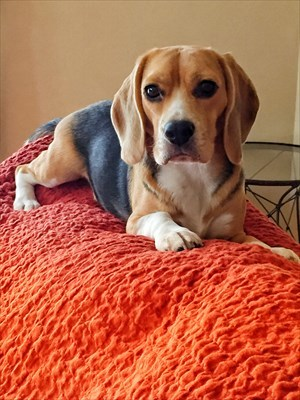
#> input picture DeepLearning4ComputerVisionWithPython/8/beagle.jpg, 300 x 400 px
$ jupyter execute linear_example.ipynb
#> lines starting #> are read from the running program, lines starting #| are printed output that depends on the picture; after the words box and inside, x2 and y2 are one past the last pixel; in counts of white or black regions, pixels touching at a corner belong together
[cell 1]
import numpy as np
import cv2
import math

labels = ["dog", "cat"]
np.random.seed(1)

W = np.random.randn(3, 3072)
b = np.random.randn(3)

orig = cv2.imread("beagle.jpg")
#> orig is the input picture: shape (400, 300, 3); mean B, G, R 74.8, 102, 179.6
image = cv2.resize(orig, (32, 32)).flatten()
#> image = 3072 values, max 255 at index 1073, min 0 at index 2238, mean 117.9

scores = W.dot(image) + b
#> scores = [9201, -1946, -1077.9]

[cell 2]
for (label, score) in zip(labels, scores):
    print("[INFO] {}: {:.2f}".format(label, score))
#> this loop made 2 passes
#> (label, score) on passes 1 to 2: ('dog', 9201), ('cat', -1946)
#| [INFO] dog: 9201.00
#| [INFO] cat: -1946.00

cv2.putText(orig, "Label: {}".format(labels[np.argmax(scores)]), (10, 30), cv2.FONT_HERSHEY_SIMPLEX, 0.9, (0, 255, 0), 2)
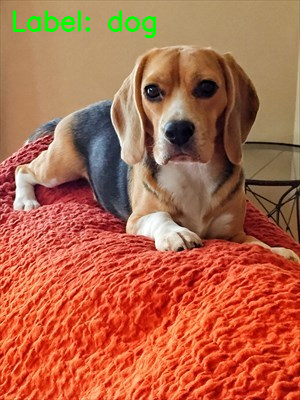
#> orig: shape (400, 300, 3); 0.84% of pixels changed, all inside (x1, y1, x2, y2) = (13, 10, 156, 38)

cv2.imshow("Image", orig)
#cv2.waitKey(0)
